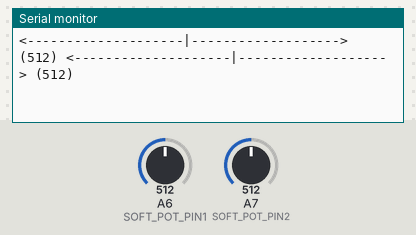
Simulated run of this sketch. Board: Arduino Nano, built with avr-gcc and run on an emulated ATmega328P. Shown: the last lines printed to the serial monitor. Inputs (shaded band) come from the test bench; at power-on: A7 (SOFT_POT_PIN2) = 512, A6 (SOFT_POT_PIN1) = 512.

Above: at 1.2 s.
1.3 s: A7 (SOFT_POT_PIN2) set to 216
At 1.49 s:
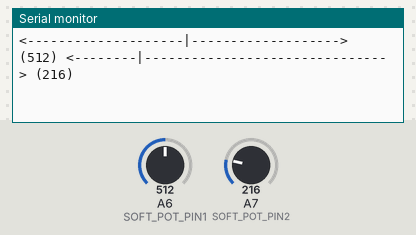
4.3 s: A7 (SOFT_POT_PIN2) set to 195
At 4.36 s:
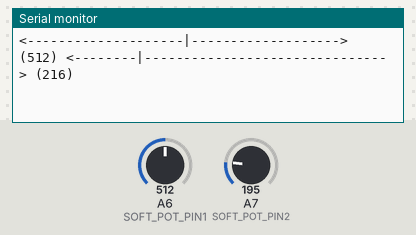
5.8 s: A6 (SOFT_POT_PIN1) set to 111
At 5.87 s:
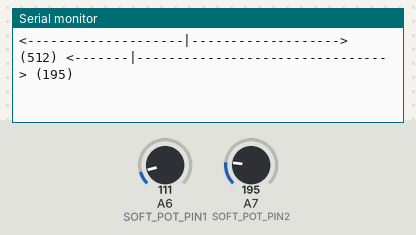
8.8 s: A6 (SOFT_POT_PIN1) set to 91
At 8.88 s:
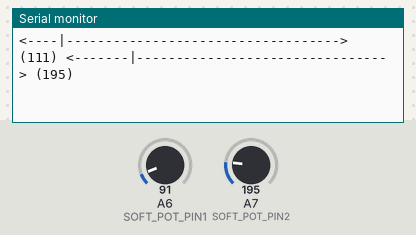
11.8 s: A6 (SOFT_POT_PIN1) set to 11
At 11.86 s:
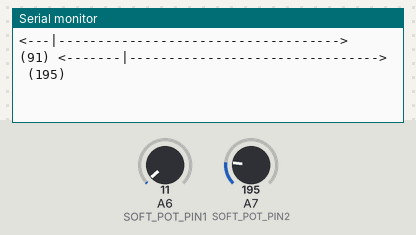
13.3 s: A6 (SOFT_POT_PIN1) set to 8
At 13.36 s:
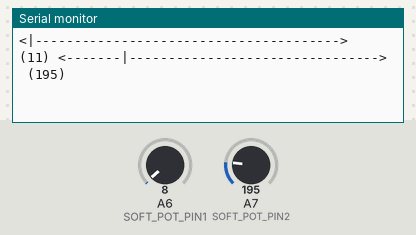
Timing chart, 0 to 15.8 s (numbered marks = the images above; inputs shaded):
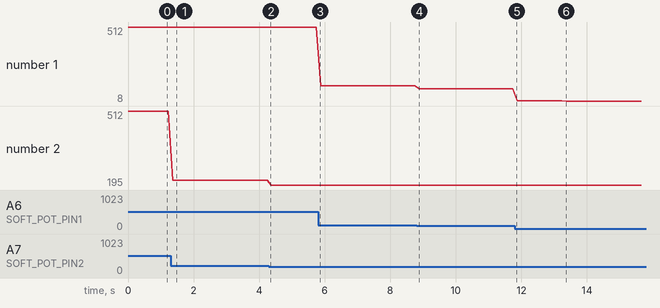

The sketch:

softPotTestBarGraph.ino
```cpp
/******************************************************************************
SoftPot_Example.ino
Example sketch for SparkFun's soft membrane potentiometer
  (https://www.sparkfun.com/products/8680)
Jim Lindblom @ SparkFun Electronics
April 28, 2016

- Connect the softpot's outside pins to 5V and GND (the outer pin with an arrow
indicator should be connected to GND).
- Connect the middle pin to A0.

As the voltage output of the softpot changes, a line graph printed to the
serial monitor should match the wiper's position.

Development environment specifics:
Arduino 1.6.7
******************************************************************************/
const byte SOFT_POT_PIN1 = A6; // Pin connected to softpot wiper
const byte SOFT_POT_PIN2 = A7; // Pin connected to softpot wiper

const int GRAPH_LENGTH = 40; // Length of line graph

void setup()
{
  Serial.begin(9600);
  pinMode(SOFT_POT_PIN1, INPUT);
  pinMode(SOFT_POT_PIN2, INPUT);
}

void loop()
{
  // Read in the soft pot's ADC value
  int softPotADC1 = analogRead(SOFT_POT_PIN1);
  int softPotADC2 = analogRead(SOFT_POT_PIN2);
  // Map the 0-1023 value to 0-40
  int softPotPosition1 = map(softPotADC1, 0, 1023, 0, GRAPH_LENGTH);
  int softPotPosition2 = map(softPotADC2, 0, 1023, 0, GRAPH_LENGTH);

  // Print a line graph:
  Serial.print("<"); // Starting end
  for (int i=0; i<GRAPH_LENGTH; i++)
  {
    if (i == softPotPosition1) Serial.print("|");
    else Serial.print("-");
  }
  Serial.print("> (" + String(softPotADC1) + ") ");

  Serial.print("<"); // Starting end
  for (int i=0; i<GRAPH_LENGTH; i++)
  {
    if (i == softPotPosition2) Serial.print("|");
    else Serial.print("-");
  }
  Serial.println("> (" + String(softPotADC2) + ") ");

  delay(100);
}
```

Measured:
- after the input at 1.3 s, the serial monitor: prints a new line after 0.07 s (image 1)
- plotted number 1: 512 → 111 after the input at 5.8 s, 111 → 91 after the input at 8.8 s, 91 → 11 after the input at 11.8 s, 11 → 8 after the input at 13.3 s
- plotted number 2: 512 → 216 after the input at 1.3 s, 216 → 195 after the input at 4.3 s
